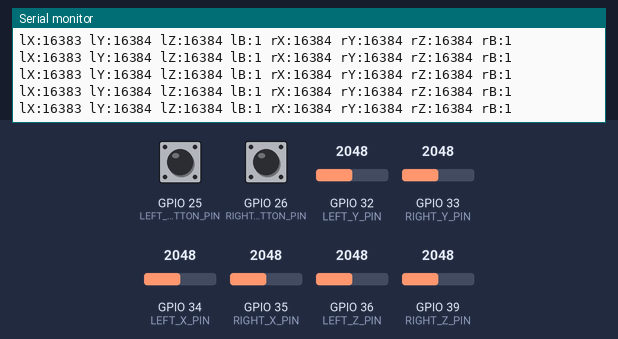
The sketch below on a simulated ESP32. Parts: the last lines printed to the serial monitor. The inputs (shaded band) are chosen by the test bench; at power-on: GPIO 32 (LEFT_Y_PIN) = 2048, GPIO 33 (RIGHT_Y_PIN) = 2048, GPIO 34 (LEFT_X_PIN) = 2048, GPIO 25 (LEFT_BUTTON_PIN) HIGH, GPIO 35 (RIGHT_X_PIN) = 2048, GPIO 36 (LEFT_Z_PIN) = 2048, GPIO 26 (RIGHT_BUTTON_PIN) HIGH, GPIO 39 (RIGHT_Z_PIN) = 2048. USB keyboard and mouse output is not drawn.

Above: at 1.2 s.
1.3 s: GPIO 32 (LEFT_Y_PIN) set to 2866
At 2.4 s:
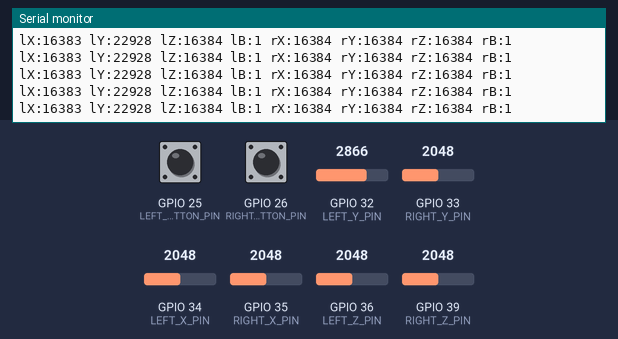
2.8 s: GPIO 33 (RIGHT_Y_PIN) set to 2866
At 3.7 s:
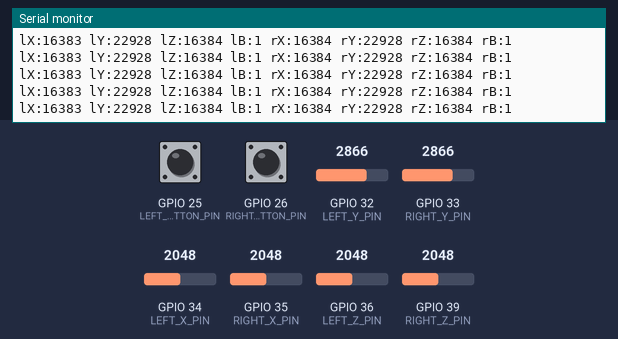
4.3 s: GPIO 34 (LEFT_X_PIN) set to 2866
At 4.8 s:
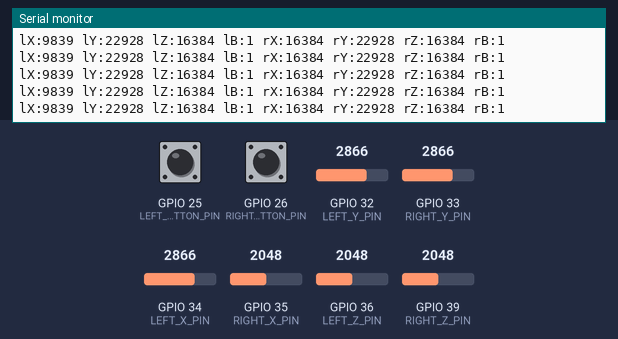
5.8 s: GPIO 25 (LEFT_BUTTON_PIN) pulled LOW for 0.15 s
8.9 s: GPIO 35 (RIGHT_X_PIN) set to 2866
At 9.6 s:
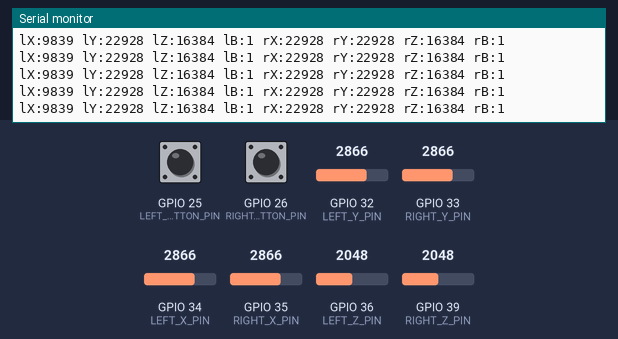
10.4 s: GPIO 36 (LEFT_Z_PIN) set to 2866
At 11.4 s:
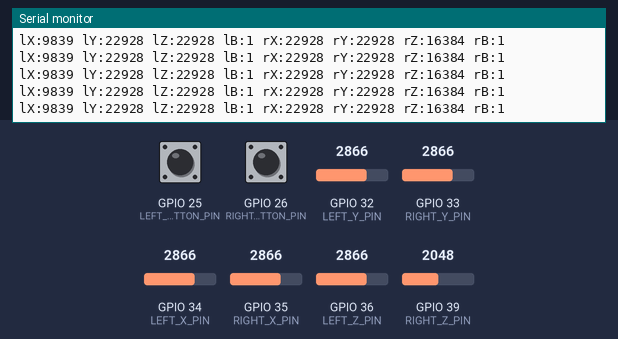

The sketch:

BLE_mantisDeck_GAMEPAD.ino
```cpp
/*
 * This example turns the ESP32 into a Bluetooth LE gamepad that presses buttons and moves axis
 *
 * At the moment we are using the default settings, but they can be canged using a BleGamepadConfig instance as parameter for the begin function.
 *
 * Possible buttons are:
 * BUTTON_1 through to BUTTON_16
 * (16 buttons by default. Library can be configured to use up to 128)
 *
 * Possible DPAD/HAT switch position values are:
 * DPAD_CENTERED, DPAD_UP, DPAD_UP_RIGHT, DPAD_RIGHT, DPAD_DOWN_RIGHT, DPAD_DOWN, DPAD_DOWN_LEFT, DPAD_LEFT, DPAD_UP_LEFT
 * (or HAT_CENTERED, HAT_UP etc)
 *
 * bleGamepad.setAxes sets all axes at once. There are a few:
 * (x axis, y axis, z axis, rx axis, ry axis, rz axis, slider 1, slider 2)
 *
 * Library can also be configured to support up to 5 simulation controls
 * (rudder, throttle, accelerator, brake, steering), but they are not enabled by default.
 *
 * Library can also be configured to support different function buttons
 * (start, select, menu, home, back, volume increase, volume decrease, volume mute)
 * start and select are enabled by default
 */

#include <Arduino.h>
#include <BleGamepad.h>

//BleGamepad bleGamepad;
BleGamepad bleGamepad("mantisSticks", "betabots", 100);

#define LEFT_X_PIN    34
#define LEFT_Y_PIN    32
#define LEFT_Z_PIN    36

#define RIGHT_X_PIN   35
#define RIGHT_Y_PIN   33
#define RIGHT_Z_PIN   39

#define LEFT_BUTTON_PIN   25
#define RIGHT_BUTTON_PIN  26

void setup()
{
    Serial.begin(115200);
    Serial.println("Starting BLE work!");

    pinMode(LEFT_BUTTON_PIN, INPUT_PULLUP);
    pinMode(RIGHT_BUTTON_PIN, INPUT_PULLUP);


    bleGamepad.begin();
    // The default bleGamepad.begin() above enables 16 buttons, all axes, one hat, and no simulation controls or special buttons
}

int lastButton1State = 0;
int lastButton2State = 0;

void loop()
{
    if (bleGamepad.isConnected())
    {
        int leftX = 32767 - overSample(LEFT_X_PIN);
        int leftY = overSample(LEFT_Y_PIN);
        int leftZ = overSample(LEFT_Z_PIN);

        int rightX = overSample(RIGHT_X_PIN);
        int rightY = overSample(RIGHT_Y_PIN);
        int rightZ = overSample(RIGHT_Z_PIN);

        int currentButton1State = digitalRead(LEFT_BUTTON_PIN);
        int currentButton2State = digitalRead(RIGHT_BUTTON_PIN);

        if(lastButton1State != currentButton1State){
          if(currentButton1State == LOW){
            bleGamepad.press(BUTTON_1);
          }
          else{
            bleGamepad.release(BUTTON_1);
          }
          lastButton1State = currentButton1State;
        }


        if(lastButton2State != currentButton2State){
          if(currentButton2State == LOW){
            bleGamepad.press(BUTTON_2);
          }
          else{
            bleGamepad.release(BUTTON_2);
          }
          lastButton2State = currentButton2State;
        }

        bleGamepad.setAxes(leftX, leftY, leftZ, rightZ, rightX, rightY, 0, 0);

        Serial.print("lX:");
        Serial.print(leftX);
        Serial.print(" lY:");
        Serial.print(leftY);
        Serial.print(" lZ:");
        Serial.print(leftZ);
        Serial.print(" lB:");
        Serial.print(currentButton1State);

        Serial.print(" rX:");
        Serial.print(rightX);
        Serial.print(" rY:");
        Serial.print(rightY);
        Serial.print(" rZ:");
        Serial.print(rightZ);
        Serial.print(" rB:");
        Serial.println(currentButton2State);

        delay(10);

//      bleGamepad.pressStart();
//      bleGamepad.releaseStart();

    }
}


int16_t overSample(int pin)
{
  int32_t rawValue = 0;
  for( int i = 0; i<8; i++)
  {
    rawValue +=(int32_t)analogRead(pin);
  }
  //rawValue /= 2;
  rawValue = constrain(rawValue,0,32767);
  return(int16_t)rawValue;
}
```

Measured:
- after the input at 1.3 s, the serial monitor: prints a new line at once (image 1)
- after the input at 2.8 s, the serial monitor: prints a new line at once (image 2)
- after the input at 4.3 s, the serial monitor: prints a new line at once (image 3)
- after the input at 8.9 s, the serial monitor: prints a new line at once (image 4)
- after the input at 10.4 s, the serial monitor: prints a new line at once (image 5)
